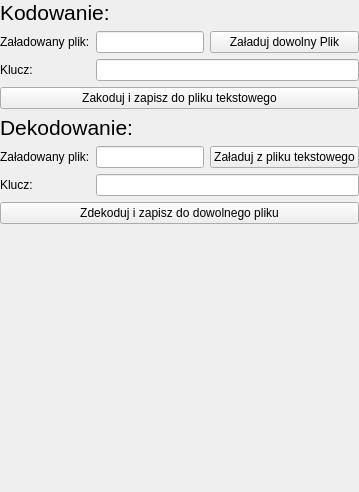
             <widget class="QWidget" name="podstawieniowy_all_files">
              <layout class="QGridLayout" name="gridLayout_10">
               <property name="leftMargin">
                <number>0</number>
               </property>
               <property name="topMargin">
                <number>0</number>
               </property>
               <property name="rightMargin">
                <number>0</number>
               </property>
               <property name="bottomMargin">
                <number>0</number>
               </property>
               <item row="7" column="0" colspan="3">
                <widget class="QPushButton" name="Vigener_decode_button_2">
                 <property name="text">
                  <string>Zdekoduj i zapisz do dowolnego pliku</string>
                 </property>
                </widget>
               </item>
               <item row="5" column="2">
                <widget class="QPushButton" name="Vigener_decode_input_file_2">
                 <property name="text">
                  <string>Załaduj z pliku tekstowego</string>
                 </property>
                </widget>
               </item>
               <item row="0" column="0" colspan="3">
                <widget class="QLabel" name="label_20">
                 <property name="font">
                  <font>
                   <pointsize>16</pointsize>
                  </font>
                 </property>
                 <property name="text">
                  <string>Kodowanie:</string>
                 </property>
                </widget>
               </item>
               <item row="1" column="0">
                <widget class="QLabel" name="label_24">
                 <property name="text">
                  <string>Załadowany plik:</string>
                 </property>
                </widget>
               </item>
               <item row="5" column="0">
                <widget class="QLabel" name="label_21">
                 <property name="text">
                  <string>Załadowany plik:</string>
                 </property>
                </widget>
               </item>
               <item row="6" column="0">
                <widget class="QLabel" name="label_19">
                 <property name="text">
                  <string>Klucz:</string>
                 </property>
                </widget>
               </item>
               <item row="6" column="1" colspan="2">
                <widget class="QLineEdit" name="Vigener_decode_input_key_2">
                 <property name="maxLength">
                  <number>999999999</number>
                 </property>
                </widget>
               </item>
               <item row="2" column="0">
                <widget class="QLabel" name="label_22">
                 <property name="text">
                  <string>Klucz:</string>
                 </property>
                </widget>
               </item>
               <item row="3" column="0" colspan="3">
                <widget class="QPushButton" name="Vigener_button_2">
                 <property name="text">
                  <string>Zakoduj i zapisz do pliku tekstowego</string>
                 </property>
                </widget>
               </item>
               <item row="1" column="1">
                <widget class="QLineEdit" name="Vigener_file_path">
                 <property name="maxLength">
                  <number>999999999</number>
                 </property>
                 <property name="readOnly">
                  <bool>true</bool>
                 </property>
                </widget>
               </item>
               <item row="4" column="0" colspan="3">
                <widget class="QLabel" name="label_23">
                 <property name="font">
                  <font>
                   <pointsize>16</pointsize>
                  </font>
                 </property>
                 <property name="text">
                  <string>Dekodowanie:</string>
                 </property>
                </widget>
               </item>
               <item row="5" column="1">
                <widget class="QLineEdit" name="Vigener_decode_file_path">
                 <property name="maxLength">
                  <number>999999999</number>
                 </property>
                 <property name="readOnly">
                  <bool>true</bool>
                 </property>
                </widget>
               </item>
               <item row="1" column="2">
                <widget class="QPushButton" name="Vigener_input_file_2">
                 <property name="text">
                  <string>Załaduj dowolny Plik</string>
                 </property>
                </widget>
               </item>
               <item row="2" column="1" colspan="2">
                <widget class="QLineEdit" name="Vigener_input_key_2">
                 <property name="maxLength">
                  <number>999999999</number>
                 </property>
                </widget>
               </item>
               <item row="8" column="0">
                <spacer name="verticalSpacer_4">
                 <property name="orientation">
                  <enum>Qt::Orientation::Vertical</enum>
                 </property>
                 <property name="sizeHint" stdset="0">
                  <size>
                   <width>86</width>
                   <height>268</height>
                  </size>
                 </property>
                </spacer>
               </item>
              </layout>
             </widget>
